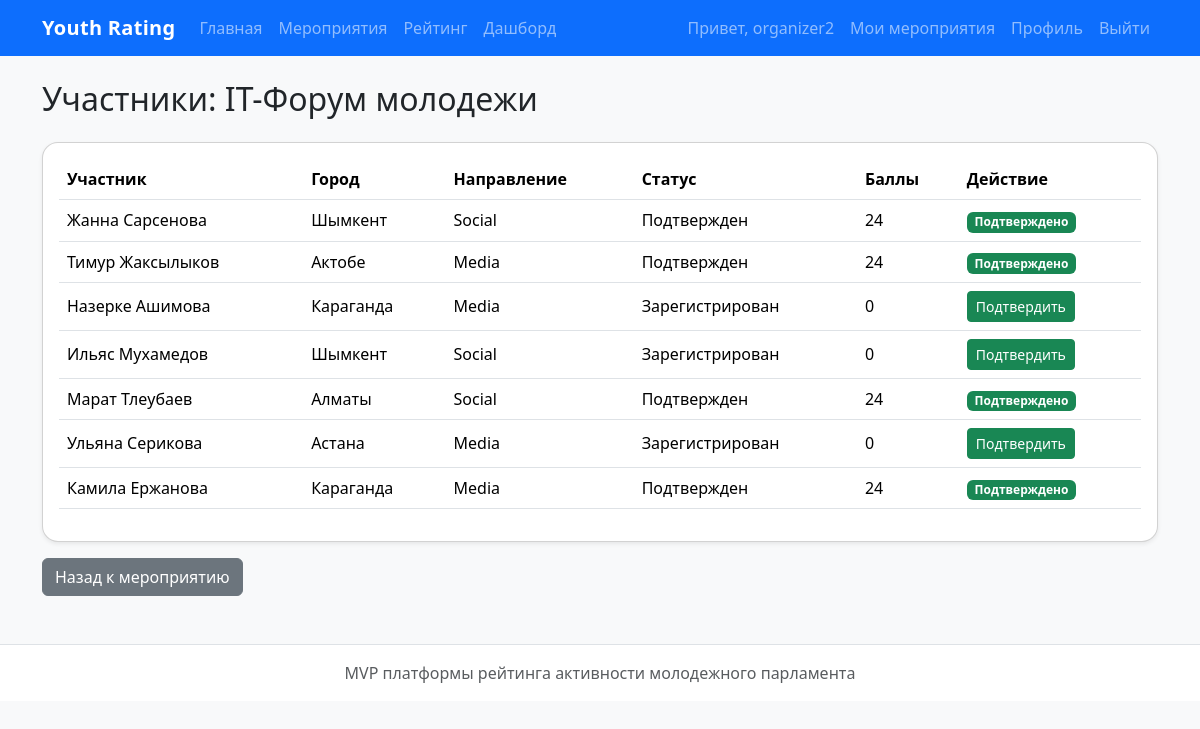
Screenshot of /events/3/participants/ (signed in) with the database file from the repository.
### users/models.py (models this page shows, shortened)
class User(AbstractUser):
    ROLE_CHOICES = [
        ('participant', 'Участник'),
        ('organizer', 'Организатор'),
        ('observer', 'Наблюдатель'),
    ]
    DIRECTION_CHOICES = [
        ('IT', 'IT'),
        ('Media', 'Медиа'),
        ('Social', 'Социальное проектирование'),
    ]
    full_name = models.CharField(max_length=255, verbose_name='ФИО', blank=True)
    email = models.EmailField(unique=True, verbose_name='Email')
    role = models.CharField(max_length=20, choices=ROLE_CHOICES, default='participant', verbose_name='Роль')
    city = models.CharField(max_length=100, blank=True, verbose_name='Город')
    age = models.PositiveIntegerField(null=True, blank=True, verbose_name='Возраст')
    direction = models.CharField(max_length=20, choices=DIRECTION_CHOICES, blank=True, verbose_name='Направление')
    is_approved_organizer = models.BooleanField(default=False, verbose_name='Организатор одобрен')

### events/models.py (models this page shows, shortened)
class Event(models.Model):
    DIRECTION_CHOICES = [
        ('IT', 'IT'),
        ('Media', 'Медиа'),
        ('Social', 'Социальное проектирование'),
    ]
    title = models.CharField(max_length=255, verbose_name='Название')
    description = models.TextField(verbose_name='Описание')
    date = models.DateTimeField(verbose_name='Дата и время')
    organizer = models.ForeignKey(
        settings.AUTH_USER_MODEL,
        on_delete=models.CASCADE,
        related_name='organized_events',
        verbose_name='Организатор'
    )
    direction = models.CharField(max_length=20, choices=DIRECTION_CHOICES, verbose_name='Направление')
    base_points = models.PositiveIntegerField(default=10, verbose_name='Базовые баллы')
    difficulty_coef = models.FloatField(default=1.0, verbose_name='Коэффициент сложности')
    bonus_text = models.CharField(max_length=255, blank=True, verbose_name='Бонусы')
    max_participants = models.PositiveIntegerField(null=True, blank=True, verbose_name='Макс. участников')
    created_at = models.DateTimeField(auto_now_add=True)

class EventParticipation(models.Model):
    STATUS_CHOICES = [
        ('registered', 'Зарегистрирован'),
        ('attended', 'Присутствовал'),
        ('confirmed', 'Подтвержден'),
    ]
    event = models.ForeignKey(
        Event,
        on_delete=models.CASCADE,
        related_name='participations',
        verbose_name='Мероприятие'
    )
    participant = models.ForeignKey(
        settings.AUTH_USER_MODEL,
        on_delete=models.CASCADE,
        related_name='event_participations',
        verbose_name='Участник'
    )
    status = models.CharField(max_length=20, choices=STATUS_CHOICES, default='registered', verbose_name='Статус')
    earned_points = models.PositiveIntegerField(default=0, verbose_name='Начисленные баллы')
    confirmed_by = models.ForeignKey(
        settings.AUTH_USER_MODEL,
        on_delete=models.SET_NULL,
        null=True,
        blank=True,
        related_name='confirmed_participations',
        verbose_name='Кем подтверждено'
    )
    confirmed_at = models.DateTimeField(null=True, blank=True, verbose_name='Дата подтверждения')
    qr_token = models.UUIDField(default=uuid.uuid4, unique=True, editable=False)
    created_at = models.DateTimeField(auto_now_add=True)
    class Meta:
        unique_together = ('event', 'participant')
        verbose_name = 'Участие в мероприятии'
        verbose_name_plural = 'Участия в мероприятиях'

### events/views.py (the view)
# urls.py: path('<int:event_id>/participants/', organizer_event_participants_view, name='organizer_event_participants'),
@login_required
def organizer_event_participants_view(request, event_id):
    event = get_object_or_404(Event, id=event_id)
    if request.user != event.organizer:
        messages.error(request, 'Вы не можете просматривать участников этого мероприятия.')
        return redirect('event_detail', event_id=event.id)
    participations = EventParticipation.objects.filter(
        event=event
    ).select_related('participant').order_by('-created_at')
    return render(request, 'events/event_participants.html', {
        'event': event,
        'participations': participations,
    })

### templates/events/event_participants.html (shortened to what this page needs)
{% extends 'base.html' %}
{% block content %}
<h2 class="mb-4">Участники: {{ event.title }}</h2>
<div class="card shadow-sm">
    <div class="card-body">
        {% if participations %}
            <div class="table-responsive">
                <table class="table table-hover align-middle">
                    <thead>
                        <tr>
                            <th>Участник</th>
                            <th>Город</th>
                            <th>Направление</th>
                            <th>Статус</th>
                            <th>Баллы</th>
                            <th>Действие</th>
                        </tr>
                    </thead>
                    <tbody>
                        {% for item in participations %}
                            <tr>
                                <td>{{ item.participant.full_name|default:item.participant.username }}</td>
                                <td>{{ item.participant.city|default:"—" }}</td>
                                <td>{{ item.participant.direction|default:"—" }}</td>
                                <td>{{ item.get_status_display }}</td>
                                <td>{{ item.earned_points }}</td>
                                <td>
                                    {% if item.status != 'confirmed' %}
                                        <a href="{% url 'confirm_participation' item.id %}" class="btn btn-sm btn-success">
                                            Подтвердить
                                        </a>
                                    {% else %}
                                        <span class="badge bg-success">Подтверждено</span>
                                    {% endif %}
                                </td>
                            </tr>
                        {% endfor %}
                    </tbody>
                </table>
            </div>
        {% else %}
            <div class="alert alert-info mb-0">
                Пока никто не записался на это мероприятие.
            </div>
        {% endif %}
    </div>
</div>
<div class="mt-3">
    <a href="{% url 'event_detail' event.id %}" class="btn btn-secondary">Назад к мероприятию</a>
</div>
{% endblock %}

### templates/base.html (shortened to what this page needs)
{% load static %}
<!DOCTYPE html>
<html lang="ru">
<head>
    <link href="https://cdn.jsdelivr.net/npm/bootstrap@5.3.3/dist/css/bootstrap.min.css" rel="stylesheet">
    <link rel="stylesheet" href="{% static 'css/style.css' %}">
</head>
<body class="bg-light">
<nav class="navbar navbar-expand-lg navbar-dark bg-primary">
    <div class="container">
        <a class="navbar-brand fw-bold" href="/">Youth Rating</a>
        <div class="collapse navbar-collapse" id="mainNav">
            <ul class="navbar-nav me-auto">
                <li class="nav-item">
                    <a class="nav-link" href="/">Главная</a>
                </li>
                <li class="nav-item">
                    <a class="nav-link" href="/events/">Мероприятия</a>
                </li>
                <li class="nav-item">
                    <a class="nav-link" href="{% url 'leaderboard' %}">Рейтинг</a>
                </li>
                <li class="nav-item">
                    <a class="nav-link" href="{% url 'home' %}">Дашборд</a>
                </li>
            </ul>
            <ul class="navbar-nav">
                {% if user.is_authenticated %}
                    <li class="nav-item">
                        <span class="nav-link">Привет, {{ user.username }}</span>
                    </li>
                      <li class="nav-item">
                            <a class="nav-link" href="{% url 'my_events' %}">Мои мероприятия</a>
                      </li>
                  <li class="nav-item">
                        <a class="nav-link" href="{% url 'profile' %}">Профиль</a>
                    </li>
                    <li class="nav-item">
                        <form method="post" action="{% url 'logout' %}">
                            <button type="submit" class="btn btn-link nav-link" style="display:inline; text-decoration:none;">
                                Выйти
                            </button>
                        </form>
                    </li>
                {% else %}
                    <li class="nav-item">
                        <a class="nav-link" href="{% url 'login' %}">Войти</a>
                    </li>
                    <li class="nav-item">
                            <a class="nav-link" href="{% url 'register' %}">Регистрация</a>                    </li>
                {% endif %}
            </ul>
        </div>
    </div>
</nav>
<main class="container my-4">
    {% block content %}{% endblock %}
</main>
<footer class="bg-white border-top py-3 mt-5">
    <div class="container text-center text-muted">
        MVP платформы рейтинга активности молодежного парламента
    </div>
</footer>
</body>
</html>

### static/css/style.css (style rules this page uses)
body { min-height: 100vh; }
.card { border-radius: 16px; }
.navbar-brand { letter-spacing: 0.3px; }

### rows the page displays
User: username "organizer2"
Event: title "IT-Форум молодежи"
EventParticipation: participant.full_name "Жанна Сарсенова", participant.city "Шымкент", participant.direction "Social", status "Подтвержден", earned_points "24", shows "Подтверждено"
EventParticipation: participant.full_name "Тимур Жаксылыков", participant.city "Актобе", participant.direction "Media", status "Подтвержден", earned_points "24", shows "Подтверждено"
EventParticipation: participant.full_name "Назерке Ашимова", participant.city "Караганда", participant.direction "Media", status "Зарегистрирован", earned_points "0", shows "Подтвердить"
EventParticipation: participant.full_name "Ильяс Мухамедов", participant.city "Шымкент", participant.direction "Social", status "Зарегистрирован", earned_points "0", shows "Подтвердить"
EventParticipation: participant.full_name "Марат Тлеубаев", participant.city "Алматы", participant.direction "Social", status "Подтвержден", earned_points "24", shows "Подтверждено"
EventParticipation: participant.full_name "Ульяна Серикова", participant.city "Астана", participant.direction "Media", status "Зарегистрирован", earned_points "0", shows "Подтвердить"
EventParticipation: participant.full_name "Камила Ержанова", participant.city "Караганда", participant.direction "Media", status "Подтвержден", earned_points "24", shows "Подтверждено"
